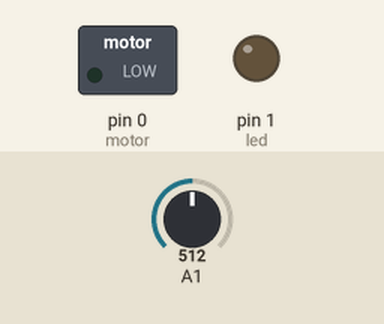
Simulated run of this sketch. Board: Arduino Uno, built with avr-gcc and run on an emulated ATmega328P. Shown: switched loads named in the sketch (green lamp = pin HIGH), output pins drawn as LEDs (lit = HIGH). Inputs (shaded band) come from the test bench; at power-on: A1 = 512.

Above: at 1.2 s.
1.3 s: A1 set to 693
2.8 s: A1 set to 719
At 3.5 s:
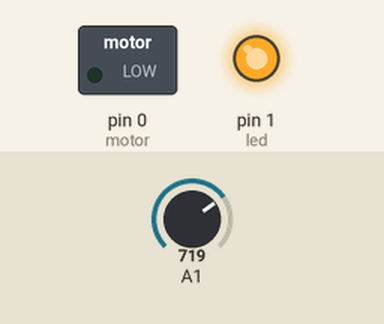
At 5.8 s:
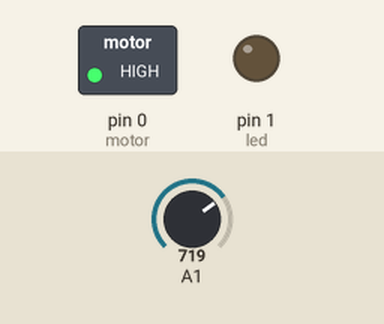
Timing chart, 0 to 7.4 s (numbered marks = the images above; inputs shaded):
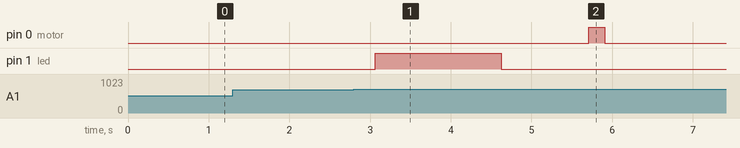

The sketch:

joker.ino
```cpp
const int UP = 0,
          DOWN = 1;

int led = 1,// 3 - UNO
    motor = 0,
    val,
    valueTriggedLevel = 700,
    gisteresisLevel = 600,
    outValue = 0,
    lightDuration = 5,
    direct = UP;

bool isFlash = false,
     flashTrigger = false;

void setup() {
  pinMode(led, OUTPUT);
  pinMode(motor, OUTPUT);
  digitalWrite(motor, LOW);
}

void loop() {
  val = analogRead(A1); // A0 - UNO
  if (val > valueTriggedLevel) {
    if ( flashTrigger ) {
      isFlash = true;
      flashTrigger = false;
    }
  } else if (val <  gisteresisLevel) {
    flashTrigger = true;
  }

  doFlash();
  delay(10);
}

void doFlash(void) {
  if (isFlash) {
    analogWrite(led, outValue);
    if (direct == UP) {
      outValue = outValue + 5;
      if (outValue > 255) {
        outValue = 255;
        direct = DOWN;
      }
    } else {
      outValue = outValue - 1;
      if (outValue < 20) {
        digitalWrite(motor, HIGH);
      }
      if (outValue < 0 ) {
        outValue = 0;
        direct = UP;
        isFlash = false;
        digitalWrite(motor, LOW);
      }
    }
  }
}
```

Measured:
- the behaviour switches between 700 and 701 on A1 (found by bisection; images 0 and 1)
- after the input at 1.3 s, every drawn part: stays the same
- after the input at 2.8 s, pin 0 (motor): LOW → HIGH after 2.9 s, → LOW 0.20 s later; pin 1 (led): LOW → HIGH after 0.27 s, → LOW 1.6 s later
